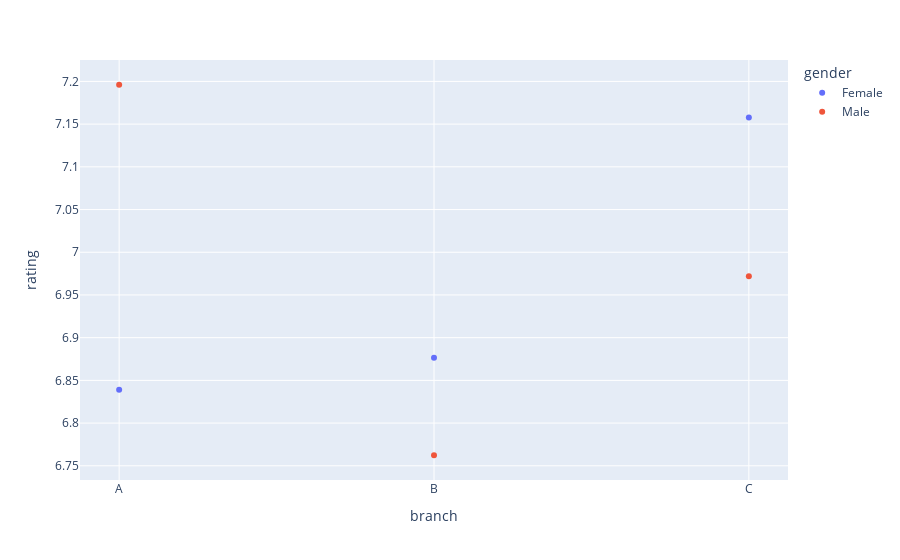

Notebook source saved alongside this figure:
### Code cell
px.scatter(data_frame=grouping,x='branch',y='rating',color='gender')

### Figure 1 — Plotly figure (JSON) as saved in the notebook; plotly's stock layout.template omitted (floating-point values rounded to 4 significant figures)
{"data": [{"hovertemplate": "gender=Female<br>branch=%{x}<br>rating=%{y}<extra></extra>", "legendgroup": "Female", "marker": {"color": "#636efa", "symbol": "circle"}, "mode": "markers", "name": "Female", "orientation": "v", "showlegend": true, "type": "scatter", "x": ["A", "B", "C"], "xaxis": "x", "y": [6.839, 6.877, 7.158], "yaxis": "y"}, {"hovertemplate": "gender=Male<br>branch=%{x}<br>rating=%{y}<extra></extra>", "legendgroup": "Male", "marker": {"color": "#EF553B", "symbol": "circle"}, "mode": "markers", "name": "Male", "orientation": "v", "showlegend": true, "type": "scatter", "x": ["A", "B", "C"], "xaxis": "x", "y": [7.196, 6.762, 6.972], "yaxis": "y"}], "layout": {"legend": {"title": {"text": "gender"}, "tracegroupgap": 0}, "margin": {"t": 60}, "xaxis": {"anchor": "y", "domain": [0, 1], "title": {"text": "branch"}}, "yaxis": {"anchor": "x", "domain": [0, 1], "title": {"text": "rating"}}}}
